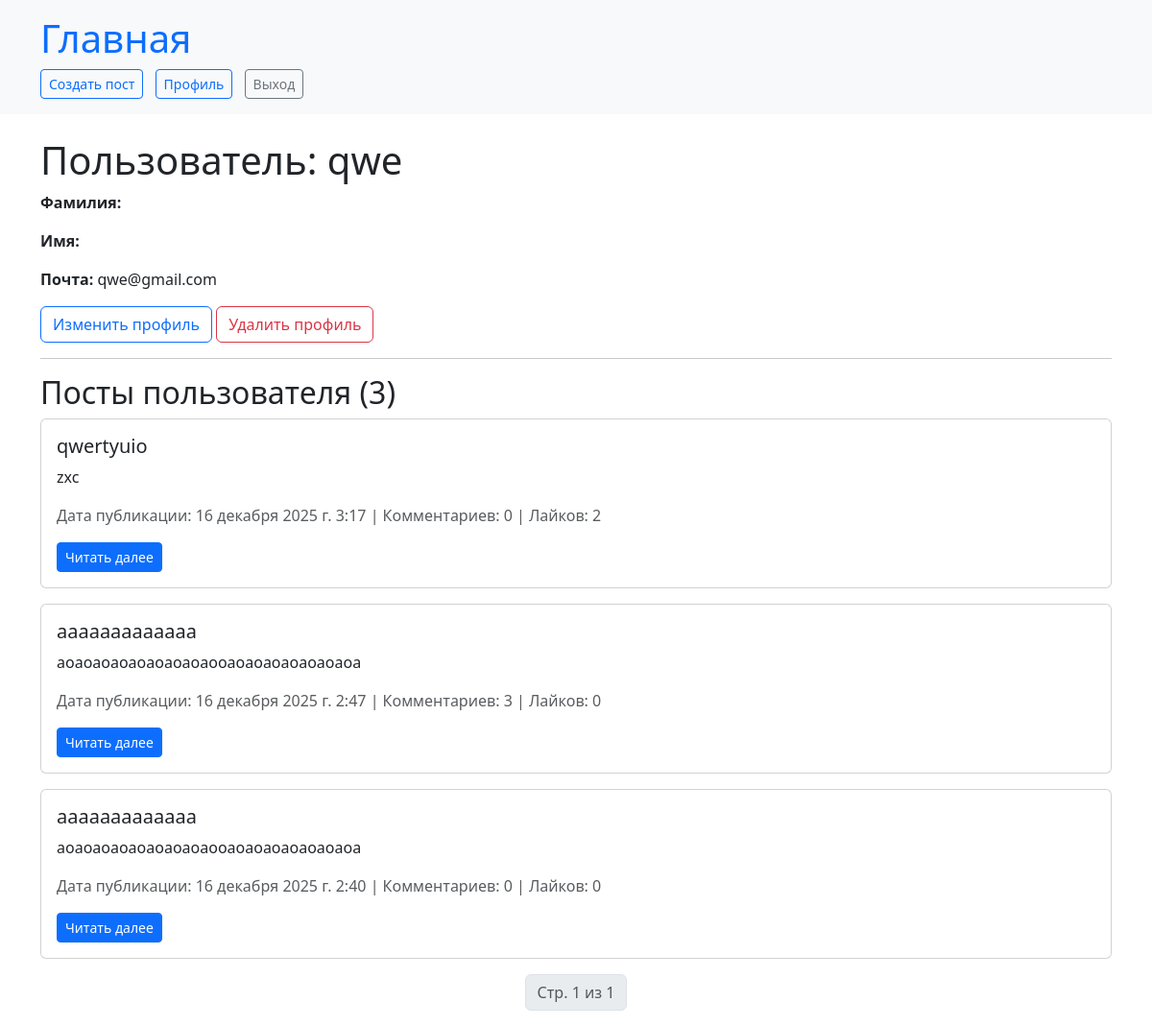
Page /shopapp/profile/ (signed in) on the committed database.
### shopapp/models.py (models this page shows, shortened)
class CustomUser(AbstractUser):
    last_name = models.CharField(max_length=254, verbose_name="Фамилия")
    first_name = models.CharField(max_length=254, verbose_name="Имя")
    email = models.EmailField(max_length=254, verbose_name="Почта", unique=True)
    username = models.CharField(max_length=254, verbose_name="Логин", unique=True)
    password = models.CharField(max_length=254, verbose_name="Пароль")
    avatar = models.ImageField(upload_to="polls/user", verbose_name="Фото профиля")
    USERNAME_FIELD = 'username'

class Post(models.Model):
    author = models.ForeignKey(get_user_model(), on_delete=models.CASCADE, verbose_name="Автор", related_name='posts')
    title = models.CharField(max_length=255, verbose_name="Заголовок")
    content = models.TextField(verbose_name="Содержимое поста")
    created_at = models.DateTimeField(default=timezone.now, verbose_name="Дата и время публикации")
    likes = models.ManyToManyField(get_user_model(), related_name='liked_posts', blank=True, verbose_name="Лайки")

### shopapp/views.py (the view)
# urls.py: path('profile/', views.profile, name='profile'),
@login_required
def profile(request):
    user = request.user
    user_posts = Post.objects.filter(author=user).order_by('-created_at')
    paginator = Paginator(user_posts, 10)
    page_number = request.GET.get('page')
    page_obj = paginator.get_page(page_number)
    return render(request, 'profile.html', {
        'user': user,
        'posts': page_obj
    })

### shopapp/templates/profile.html (shortened to what this page needs)
{% extends 'base.html' %}
{% block content %}
<div class="profile">
  <h1>Пользователь: {{ user.username }}</h1>
  <p><strong>Фамилия:</strong> {{ user.last_name }}</p>
  <p><strong>Имя:</strong> {{ user.first_name }}</p>
  <p><strong>Почта:</strong> {{ user.email }}</p>
  <div class="mt-3">
    <a href="{% url 'shopapp:update_user' %}" class="btn btn-outline-primary">Изменить профиль</a>
    <a href="{% url 'shopapp:delete_user' %}" class="btn btn-outline-danger">Удалить профиль</a>
  </div>
</div>
<hr>
<h2>Посты пользователя ({{ user.posts.count }})</h2>
{% for post in posts %}
  <div class="card mb-3">
    <div class="card-body">
      <h5 class="card-title">{{ post.title }}</h5>
      <p class="card-text">{{ post.content|truncatewords:20 }}</p>
      <p class="text-muted">
        Дата публикации: {{ post.created_at }}
        | Комментариев: {{ post.comments.count }}
        | Лайков: {{ post.likes.count }}
      </p>
      <a href="{% url 'shopapp:post_detail' post.pk %}" class="btn btn-sm btn-primary">Читать далее</a>
    </div>
  </div>
{% empty %}
  <p>У пользователя пока нет постов.</p>
{% endfor %}
<nav aria-label="Пагинация профиля">
  <ul class="pagination justify-content-center">
    <li class="page-item disabled">
      <span class="page-link">Стр. {{ posts.number }} из {{ posts.paginator.num_pages }}</span>
    </li>
  </ul>
</nav>
{% endblock %}

### rows in the picture
CustomUser: username "qwe", email "qwe@gmail.com", posts.count "3"
Post: title "qwertyuio", content "zxc", created_at "16 декабря 2025 г. 3:17", comments.count "0", likes.count "2"
Post: title "aaaaaaaaaaaaa", content "aoaoaoaoaoaoaoaoaooaoaoaoaoaoaoaoa", created_at "16 декабря 2025 г. 2:47", comments.count "3", likes.count "0"
Post: title "aaaaaaaaaaaaa", content "aoaoaoaoaoaoaoaoaooaoaoaoaoaoaoaoa", created_at "16 декабря 2025 г. 2:40", comments.count "0", likes.count "0"

### other values in the picture
{{ posts.number }} "1"
{{ posts.paginator.num_pages }} "1"
